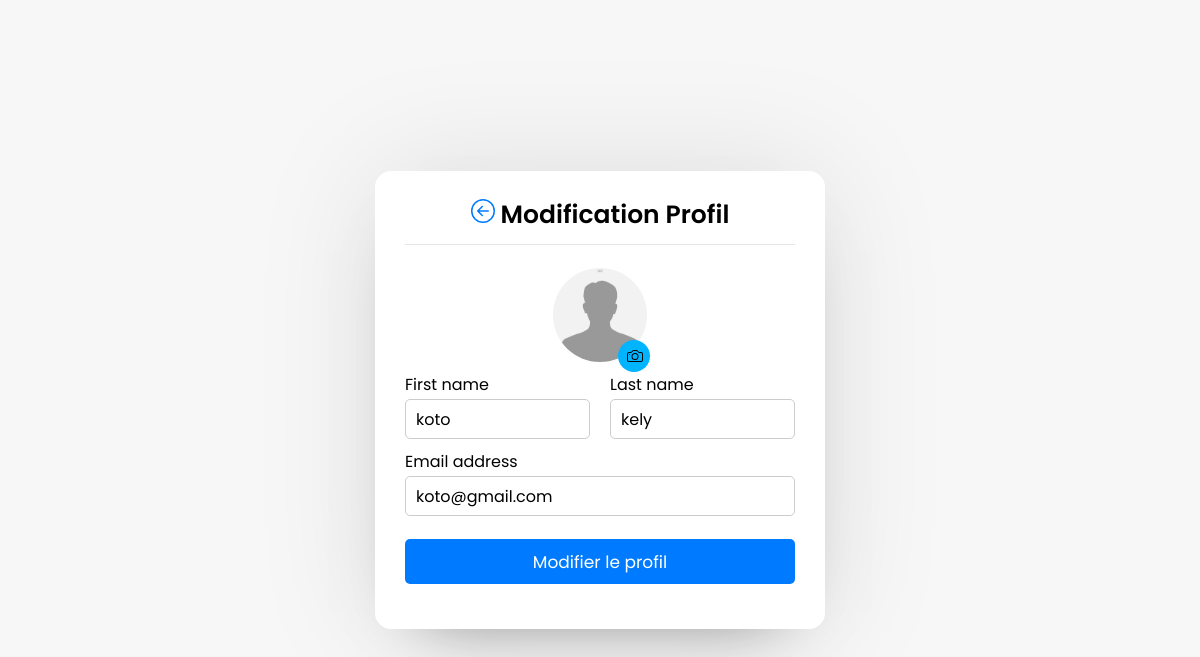
The page /User/modif.php (signed in) on the database as committed earlier.
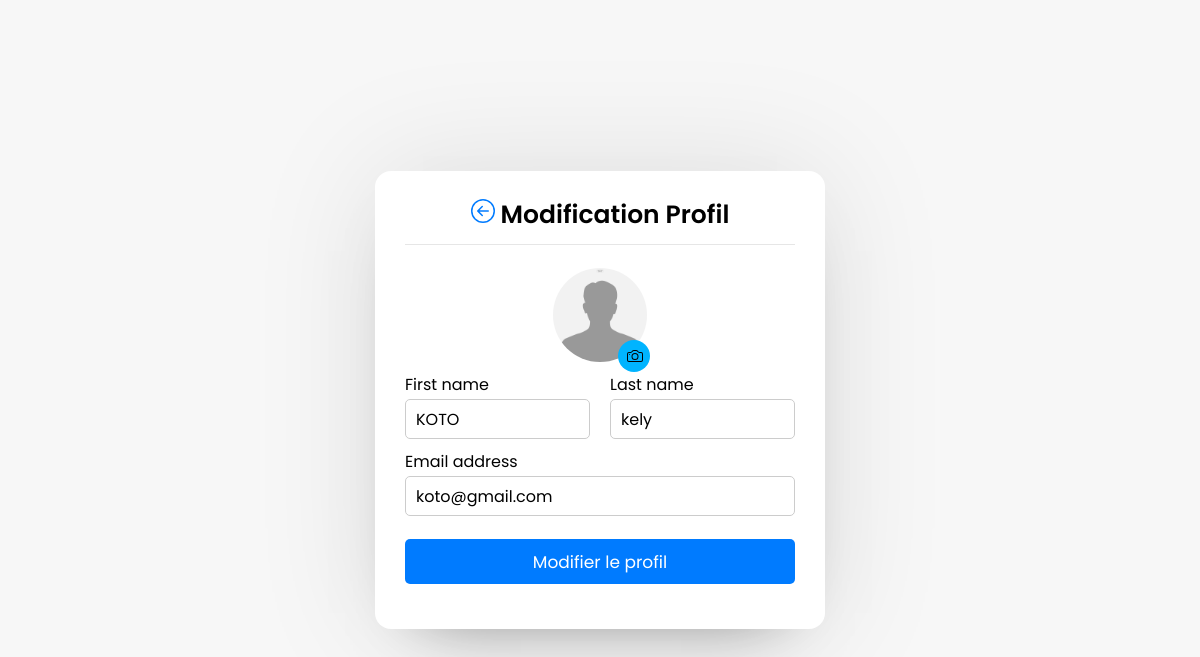
The same page on the database as committed later.
### tables this page shows
CREATE TABLE `users` (
  `user_id` int(11) NOT NULL,
  `unique_id` int(200) NOT NULL,
  `fname` varchar(255) NOT NULL,
  `lname` varchar(255) NOT NULL,
  `email` varchar(255) NOT NULL,
  `img` varchar(400) DEFAULT NULL,
  `password` varchar(255) NOT NULL,
  `status` varchar(255) NOT NULL
);

### User/modif.php (the view, shortened to what this page needs)
<?php include_once "header.php";?>
<?php
  include_once "php/config.php";
   $sql = mysqli_query($conn, "SELECT * FROM users WHERE unique_id = {$_SESSION['unique_id']}");
  if(mysqli_num_rows($sql) > 0){
      $row = mysqli_fetch_assoc($sql);
  }
  $img="";
  if ($row['img'] == NULL){
      $img = "assets/img/noprofil.jpg";
  }else{
      $img = "php/Profile/".$row['img'];
  }
?>
<body>
    <div class="wrapper">
        <section class="form signup">
            <header>
            <a href="users.php" class="back-icon" >
            </a>
                Modification Profil
            </header>
            <form action="#" enctype="multipart/form-data">
                <div class="upload">
                    <img src="<?php echo $img ?>" width = 100 height = 100 alt="" style="--cir:#ff2770" name="image">
                    <div class="round">
                    </div>
                </div>
                <div class="name-details">
                    <div class="field input">
                        <label for="">First name</label>
                        <input type="text" name="fname" placeholder="First name" value="<?php echo $row['fname'] ?>" required>
                    </div>
                    <div class="field input">
                        <label for="">Last name</label>
                        <input type="text" name="lname" placeholder="Last name" value="<?php echo $row['lname'] ?>" required>
                    </div>
                </div>
                    <div class="field input">
                        <label for="">Email address</label>
                        <input type="text" name="email" placeholder="Enter your email" value="<?php echo $row['email'] ?>" required>
                    </div>
                    <div class="field button">
                        <input type="submit" value="Modifier le profil">
                    </div>
            </form>
        </section>
    </div>
</body>
</html>

### User/header.php (shortened to what this page needs)
<!DOCTYPE html>
<html lang="en">
<head>
    <link rel="stylesheet" href="style.css">
    <link rel="stylesheet" href="https://cdnjs.cloudflare.com/ajax/libs/font-awesome/5.15.4/css/all.min.css"/>
</head>

### User/style.css (style rules this page uses)
* { margin: 0; padding: 0; box-sizing: border-box; text-decoration: none; font-family: 'Poppins', sans-serif ; }
body { display: flex; align-items: center; justify-content: center; min-height: 100vh; background: #f7f7f7; }
.wrapper { background: #fff; width: 450px; border-radius: 16px; box-shadow: 0 0 128px 0 rgba(0, 0, 0, 0.1), 0 32px 64px -48px rgba(0, 0, 0, 0.5); }
.form { padding: 25px 30px; }
.form header { text-align: center; font-size: 25px; font-weight: 600; padding-bottom: 10px; border-bottom: 1px solid #e6e6e6; }
.form form { margin: 20px 0; }
.form form .name-details { display: flex; }
form .name-details .field:first-child { margin-right: 10px; }
form .name-details .field:last-child { margin-left: 10px; }
.form form .field { display: flex; position: relative; flex-direction: column; margin-bottom: 10px; }
.form form .field label { margin-bottom: 2px; }
.form form .field input { outline: none; }
.form form .input input { height: 40px; width: 100%; font-size: 16px; padding: 0 10px; border: 1px solid #ccc; border-radius: 5px; }
.form form .button input { margin-top: 13px; height: 45px; border: none; font-size: 17px; font-weight: 400; background: #007bff; color: #fff; border-radius: 5px; cursor: pointer; }
.wrapper img { object-fit: cover; border-radius: 50%; }
.upload { width: 100px; position: relative; margin: auto; }
.upload img { border-radius: 50%; border: 3px solid #fff; }
.upload .round { position: absolute; bottom: 0; right: 0; background: #00B4FF; width: 32px; height: 32px; line-height: 33px; text-align: center; border-radius: 50%; overflow: hidden; }

Rows that differ between the two databases and show on the page:
changed users "kely": fname "koto" → "KOTO"
